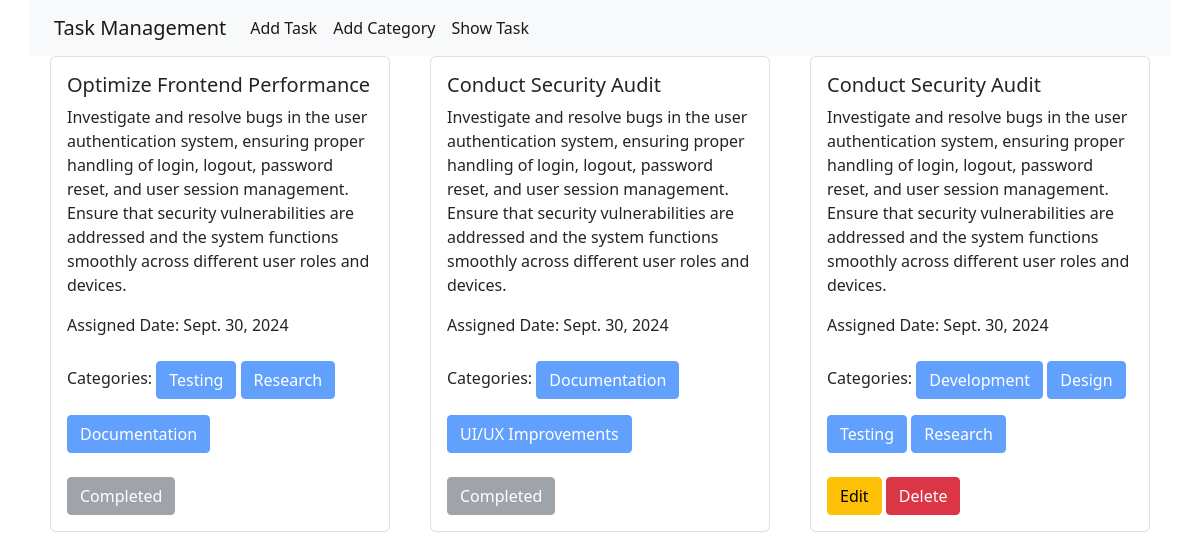
Page /show-task/ on the committed database.
### task/models.py (models this page shows, shortened)
class TaskModel(models.Model):
    TaskTitle = models.CharField(max_length=100)
    TaskDescription = models.TextField()
    is_completed = models.BooleanField(default=False)
    TaskAssingDate = models.DateField(auto_now_add=True)
    categories = models.ManyToManyField(Category)

### category/models.py (models this page shows, shortened)
class Category(models.Model):
    CategoryName = models.CharField(max_length=110)

### task/views.py (the view)
# urls.py: path('show-task/',views.show_task,name='show_task'),
def show_task(request):
    data = TaskModel.objects.all()
    return render(request,'show_task.html',{'data': data})

### task/templates/show_task.html (shortened to what this page needs)
{% extends "base.html" %}
{% block content %}
<div class="container  ">
    <div class="row">
        {% for task in data %}
        <div class="col-md-4 mb-4">
            <div style="border-radius: 6px;" class="card mx-2">
                <div class="card-body">
                    <h5 class="card-title">{{ task.TaskTitle }}</h5>
                    <p class="card-text">{{ task.TaskDescription }}</p>
                    <p class="card-text">Assigned Date: {{ task.TaskAssingDate }}</p>
                    <p class="card-text">Categories: {% for cat in task.categories.all %}
                        <button class="btn btn btn-primary ml-2 mr-2 mt-2 mb-2" disabled>{{ cat.CategoryName }}</button>
                        {% endfor %}</p>
                    {% if not task.is_completed %}
                    <a href="{% url 'edit_task' task.id %}" class="btn btn-warning">Edit</a>
                    <a href="{% url 'delete_task' task.id %}" class="btn btn-danger">Delete</a>
                    {% else %}
                    <button class="btn btn-secondary" disabled>Completed</button>
                    {% endif %}
                </div>
            </div>
        </div>
        {% if forloop.counter|divisibleby:3 %}
    </div>
        {% endif %}
        {% endfor %}
</div>
{% endblock content %}

### templates/base.html (shortened to what this page needs)
<!doctype html>
<html lang="en">
  <head>
    <link href="https://cdn.jsdelivr.net/npm/bootstrap@5.0.2/dist/css/bootstrap.min.css" rel="stylesheet">
  </head>
  <body>
    <nav style="margin: auto;" class="navbar navbar-expand-lg navbar-light bg-light container ">
        <div class="container-fluid">
          <a class="navbar-brand" href="#">Task Management</a>
          <div class="collapse navbar-collapse" id="navbarSupportedContent">
            <ul class="navbar-nav me-auto mb-2 mb-lg-0">
              <li class="nav-item">
                <a class="nav-link active" aria-current="page" href="{% url 'Mytask' %}">Add Task</a>
              </li>
              <li class="nav-item">
                <a class="nav-link active" aria-current="page" href="{% url 'Mycategory' %}">Add Category</a>
              </li>
              <li class="nav-item">
                <a class="nav-link active" aria-current="page" href="{% url 'show_task' %}">Show Task</a>
              </li>
            </ul>
          </div>
        </div>
      </nav>
      {% block content %}{% endblock content %}
  </body>
</html>

### rows in the picture
TaskModel: TaskTitle "Optimize Frontend Performance", TaskDescription "Investigate and resolve bugs in the user authentication system, ensuring proper handling of login, logout, password reset, and user session management. Ensure that security vulnerabilities are addressed and the system functions smoothly across different user roles and devices.", TaskAssingDate "Sept. 30, 2024", is_completed "Completed"
Category: CategoryName "Testing"
Category: CategoryName "Research"
Category: CategoryName "Documentation"
TaskModel: TaskTitle "Conduct Security Audit", TaskDescription "Investigate and resolve bugs in the user authentication system, ensuring proper handling of login, logout, password reset, and user session management. Ensure that security vulnerabilities are addressed and the system functions smoothly across different user roles and devices.", TaskAssingDate "Sept. 30, 2024", is_completed "Completed"
Category: CategoryName "UI/UX Improvements"
TaskModel: TaskTitle "Conduct Security Audit", TaskDescription "Investigate and resolve bugs in the user authentication system, ensuring proper handling of login, logout, password reset, and user session management. Ensure that security vulnerabilities are addressed and the system functions smoothly across different user roles and devices.", TaskAssingDate "Sept. 30, 2024", is_completed "Edit"
Category: CategoryName "Development"
Category: CategoryName "Design"
